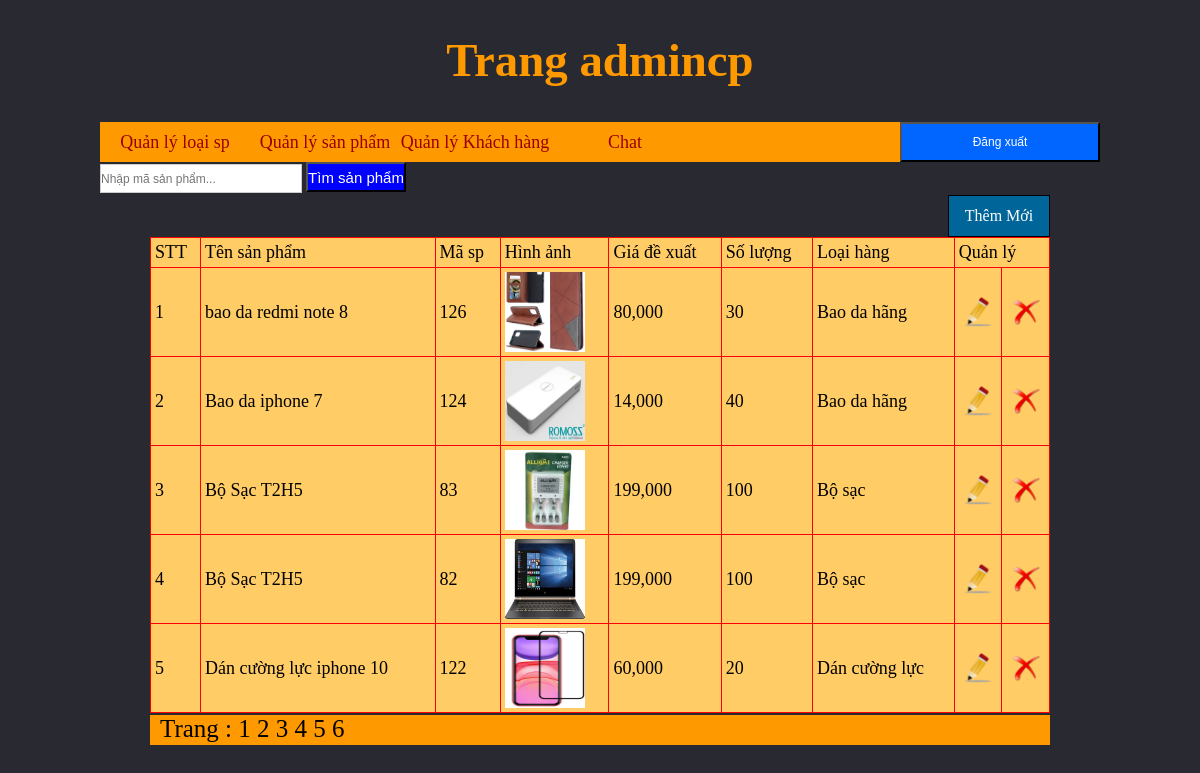
The app's page /admin/index.php?quanly=sanpham&ac=lietke (signed in) with its own data.
### tables this page shows
CREATE TABLE `hanghoa` (
  `MSHH` int(11) NOT NULL,
  `TenHH` varchar(255) NOT NULL,
  `HinhAnh` varchar(100) NOT NULL,
  `Gia` float NOT NULL,
  `SoLuongHang` int(11) NOT NULL,
  `MaLoaiHang` int(11) NOT NULL,
  `GhiChu` longtext NOT NULL
);

CREATE TABLE `loaihanghoa` (
  `MaLoaiHang` int(11) NOT NULL,
  `TenLoaiHang` varchar(255) NOT NULL
);

### admin/lietke.php (the view)
<?php
	if(isset($_GET['trang'])){
		$trang=$_GET['trang'];
	}else{
		$trang='';
	}
	if($trang =='' || $trang =='1'){
		$trang1=0;
	}else{
		$trang1=($trang*5)-5;
	}
	$sql_lietkesp="select * from HangHoa,LoaiHangHoa where LoaiHangHoa.MaLoaiHang=HangHoa.MaLoaiHang order by HangHoa.MaLoaiHang desc limit $trang1,5 ";
	$row_lietkesp=mysql_query($sql_lietkesp);
?>
<div class="button_themsp">
<a href="index.php?quanly=sanpham&ac=them">Thêm Mới</a>
</div>
<table width="100%" border="1">
  <tr>
    <td>STT</td>
    <td>Tên sản phẩm</td>
    <td>Mã sp</td>
    <td>Hình ảnh</td>
    <td>Giá đề xuất</td>
    <td>Số lượng</td>
    <td>Loại hàng</td>
    <td colspan="2">Quản lý</td>
  </tr>
  <?php
  $i=1;
  while($dong=mysql_fetch_array($row_lietkesp)){
  ?>
  <tr>
    <td><?php  echo $i;?></td>
    <td><?php echo $dong['TenHH'] ?></td>
    <td><?php echo $dong['MSHH'] ?></td>
    <td><img src="uploads/<?php echo $dong['HinhAnh'] ?>" width="80" height="80" />
    </td>
    <td><?php echo number_format($dong['Gia']) ?></td>
    <td><?php echo $dong['SoLuongHang'] ?></td>
    <td><?php echo $dong['TenLoaiHang'] ?></td>
    <td><a href="index.php?quanly=sanpham&ac=sua&id=<?php echo $dong['MSHH'] ?>" ><center><img src="imgs/edit.png" width="30" height="30" /></center></a></td>
    <td><a href="xuly.php?id=<?php echo $dong['MSHH']?>" class="delete_link"><center><img src="imgs/delete.png" width="30" height="30"   /></center></a></td>
  </tr>
  <?php
  $i++;
  }
  ?>
</table>
<div class="trang">
	Trang :
    <?php
	$sql_trang=mysql_query("select * from HangHoa");
	$count_trang=mysql_num_rows($sql_trang);
	$a=ceil($count_trang/5);
	for($b=1;$b<=$a;$b++){
		if($trang==$b){
		echo '<a href="index.php?quanly=sanpham&ac=lietke&trang='.$b.'" style="text-decoration:underline;color:red;">'.$b.' ' .'</a>';
	}else{
		echo '<a href="index.php?quanly=sanpham&ac=lietke&trang='.$b.'" style="text-decoration:none;color:#000;">'.$b.' ' .'</a>';
	}
	}
	?>
</div>

### admin/admin.css (style rules this page uses)
* { padding:0; margin:0; }
table { border-collapse:collapse; width:100%; background-color:#FC6; border:1px solid #F00; }
table tr td { color:#000; font-size:18px; padding:4px; }
.button_themsp { width:100px; height:40px; border:1px solid #000; text-align:center; background:#069; line-height:40px; color:#fff; float:right; }
.button_themsp a { color:#fff; display:block; text-decoration:none; }
.trang { width:auto; height:30px; font-size:25px; padding-left:10px; color:#000; margin-top:2px; background:#F90; }
body { background:#292931; }
a { color:#0000FF; text-decoration:none; }

### records on screen
hanghoa: TenHH "bao da redmi note 8", MSHH "126", HinhAnh (picture), Gia "80,000", SoLuongHang "30", MaLoaiHang.TenLoaiHang "Bao da hãng"
hanghoa: TenHH "Bao da iphone 7", MSHH "124", HinhAnh (picture), Gia "14,000", SoLuongHang "40", MaLoaiHang.TenLoaiHang "Bao da hãng"
hanghoa: TenHH "Bộ Sạc T2H5", MSHH "83", HinhAnh (picture), Gia "199,000", SoLuongHang "100", MaLoaiHang.TenLoaiHang "Bộ sạc"
hanghoa: TenHH "Bộ Sạc T2H5", MSHH "82", HinhAnh (picture), Gia "199,000", SoLuongHang "100", MaLoaiHang.TenLoaiHang "Bộ sạc"
hanghoa: TenHH "Dán cường lực iphone 10", MSHH "122", HinhAnh (picture), Gia "60,000", SoLuongHang "20", MaLoaiHang.TenLoaiHang "Dán cường lực"
